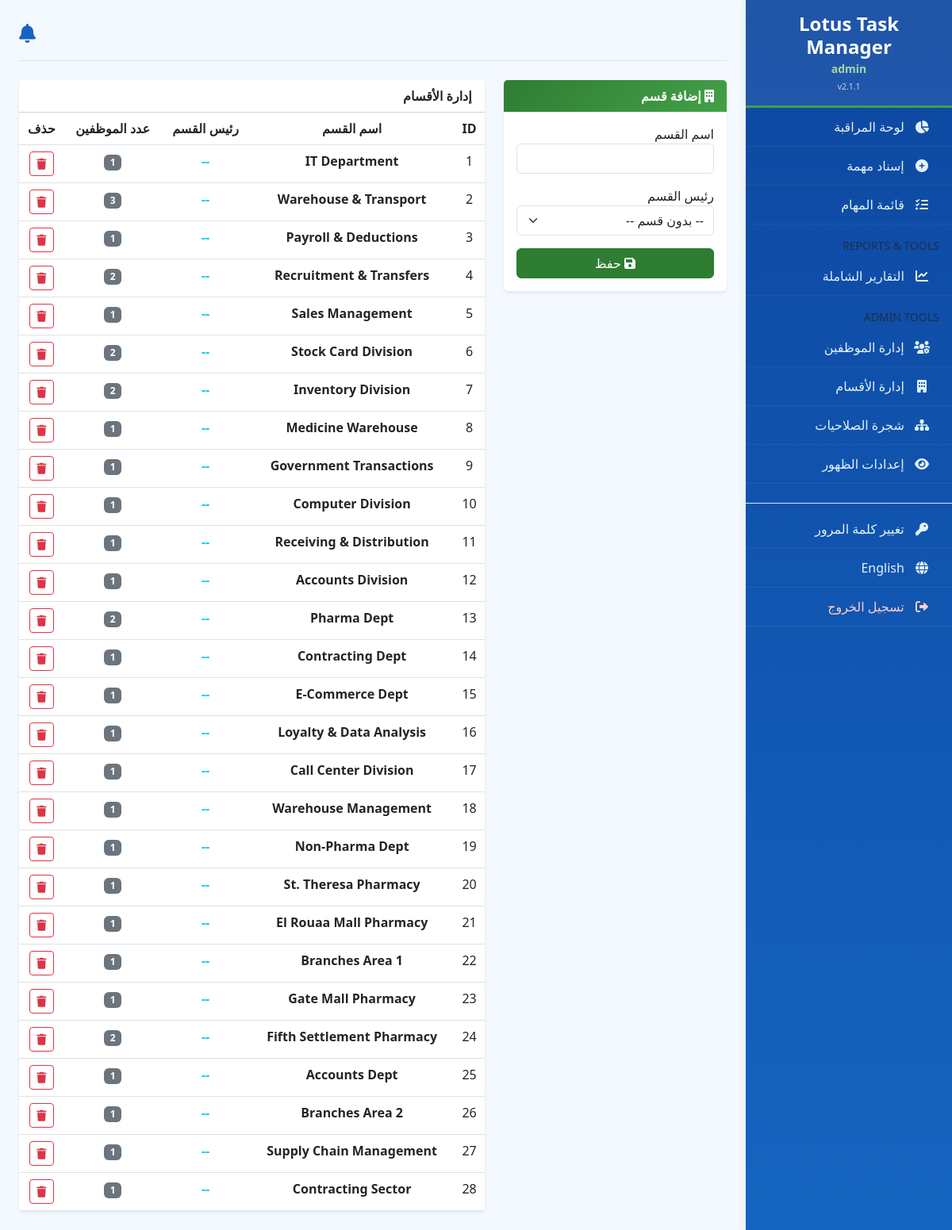
The page /admin/departments (signed in) on the database its author committed.
### app.py (models this page shows)
class User(UserMixin, db.Model):
    id = db.Column(db.Integer, primary_key=True)
    full_name = db.Column(db.String(100))
    username = db.Column(db.String(50), unique=True)
    email = db.Column(db.String(120), nullable=True)
    password = db.Column(db.String(200))
    role = db.Column(db.String(50))
    is_active = db.Column(db.Boolean, default=True)
    department_id = db.Column(db.Integer, db.ForeignKey('department.id'), nullable=True)

class Department(db.Model):
    id = db.Column(db.Integer, primary_key=True)
    name = db.Column(db.String(100), unique=True, nullable=False)
    head_id = db.Column(db.Integer, db.ForeignKey('user.id'), nullable=True)
    head = db.relationship('User', foreign_keys=[head_id])
    users = db.relationship('User', backref='department', lazy=True, foreign_keys='User.department_id')

### app.py (the view)
@app.route('/admin/departments', methods=['GET'])
@login_required
@admin_required
def manage_departments():
    departments = Department.query.all()
    heads = User.query.filter(User.role.in_(['Manager', 'Section Head', 'CEO', 'admin'])).all()
    return render_template('manage_departments.html', departments=departments, heads=heads)

### app.py (called while the page is built)
@login_manager.user_loader
def load_user(user_id): return User.query.get(int(user_id))

def admin_required(f):
    @wraps(f)
    def decorated(*args, **kwargs):
        if not current_user.is_authenticated or current_user.role not in ['admin', 'CEO']:
            flash('غير مصرح لك بدخول هذه الصفحة' if session.get('lang', 'ar') == 'ar' else 'Access denied', 'danger')
            return redirect(url_for('dashboard'))
        return f(*args, **kwargs)
    return decorated

def user_can_see(feature_key):
    if not current_user.is_authenticated:
        return False
    setting = FeatureVisibility.query.filter_by(feature_key=feature_key).first()
    if not setting:
        default_roles = DEFAULT_FEATURE_VISIBILITY.get(feature_key, AVAILABLE_ROLES)
        return current_user.role in default_roles
    roles = [r.strip() for r in setting.allowed_roles.split(',') if r.strip()]
    return current_user.role in roles

### templates/manage_departments.html (shortened to what this page needs)
{% extends "layout.html" %}
{% block content %}
<div class="row">
    <div class="col-md-4">
        <div class="card shadow-sm border-0 mb-4">
            <div class="card-header ltm-header-green text-white fw-bold"><i class="fas fa-building"></i> {{ t['add_dept'] }}</div>
            <div class="card-body">
                <form method="POST" action="/admin/departments/add">
                    <div class="mb-3">
                        <label>{{ t['dept_name'] }}</label>
                        <input type="text" name="name" class="form-control" required>
                    </div>
                    <div class="mb-3">
                        <label>{{ t['dept_head'] }}</label>
                        <select name="head_id" class="form-select">
                            <option value="">{{ t['no_dept'] }}</option>
                        </select>
                    </div>
                    <button type="submit" class="btn btn-success w-100"><i class="fas fa-save"></i> {{ t['save'] }}</button>
                </form>
            </div>
        </div>
    </div>
    <div class="col-md-8">
        <div class="card shadow-sm border-0">
            <div class="card-header bg-white fw-bold">{{ t['departments_manage'] }}</div>
            <table class="table table-hover mb-0 text-center scroll-panel">
                <thead class="bg-light">
                    <tr>
                        <th>ID</th>
                        <th>{{ t['dept_name'] }}</th>
                        <th>{{ t['dept_head'] }}</th>
                        <th>{{ t['emp_count'] }}</th>
                        <th>{{ t['delete'] }}</th>
                    </tr>
                </thead>
                <tbody>
                    {% for dept in departments %}
                    <tr>
                        <td>{{ dept.id }}</td>
                        <td class="fw-bold">{{ dept.name }}</td>
                        <td><span class="text-info fw-bold">{{ dept.head.full_name if dept.head else '--' }}</span></td>
                        <td><span class="badge bg-secondary">{{ dept.users|length }}</span></td>
                        <td>
                            <a href="/admin/departments/delete/{{ dept.id }}" class="btn btn-sm btn-outline-danger" onclick="return confirm('{{ t['confirm_delete'] }}')"><i class="fas fa-trash"></i></a>
                        </td>
                    </tr>
                    {% else %}
                    <tr><td colspan="5" class="text-center text-muted py-3">{{ t['no_depts'] }}</td></tr>
                    {% endfor %}
                </tbody>
            </table>
        </div>
    </div>
</div>
{% endblock %}

### templates/layout.html (shortened to what this page needs)
<!DOCTYPE html>
<html lang="{{ lang }}" dir="{{ t['dir'] }}">
<head>
    <link href="https://cdn.jsdelivr.net/npm/bootstrap@5.3.0/dist/css/bootstrap.min.css" rel="stylesheet">
    {% if lang == 'ar' %}
    <link rel="stylesheet" href="https://cdn.jsdelivr.net/npm/bootstrap@5.3.0/dist/css/bootstrap.rtl.min.css">
    {% endif %}
    <link href="https://cdnjs.cloudflare.com/ajax/libs/font-awesome/6.0.0/css/all.css" rel="stylesheet">
</head>
<body>
    {% if current_user.is_authenticated %}
    <div class="sidebar" id="sidebar">
        <div class="p-3 text-center sidebar-brand">
            <h4 class="mb-0 fw-bold">{{ t['system_title'] }}</h4>
            <small class="role-badge">{{ current_user.role }}</small>
            <small class="d-block mt-1" style="font-size:0.65rem; opacity:0.75;">v{{ app_version }}</small>
        </div>
        {% if user_can_see('dashboard') %}
        <a href="/dashboard"><i class="fas fa-chart-pie fa-fw mx-2"></i> {{ t['dashboard'] }}</a>
        {% endif %}
        {% if user_can_see('create_task') %}
        <a href="/tasks/create"><i class="fas fa-plus-circle fa-fw mx-2"></i> {{ t['new_task'] }}</a>
        {% endif %}
        {% if user_can_see('tasks_list') %}
        <a href="/tasks"><i class="fas fa-tasks fa-fw mx-2"></i> {{ t['tasks_list'] }}</a>
        {% endif %}
        {% if user_can_see('reports') %}
        <div class="text-uppercase small text-muted px-3 mt-3 mb-1">Reports & Tools</div>
        <a href="/reports"><i class="fas fa-chart-line fa-fw mx-2"></i> {{ t['reports'] }}</a>
        {% endif %}
        {% if current_user.role in ['admin', 'CEO'] %}
        <div class="text-uppercase small text-muted px-3 mt-3 mb-1">Admin Tools</div>
        {% if user_can_see('users_manage') %}
        <a href="/admin/users"><i class="fas fa-users-cog fa-fw mx-2"></i> {{ t['users_manage'] }}</a>
        {% endif %}
        {% if user_can_see('departments_manage') %}
        <a href="/admin/departments"><i class="fas fa-building fa-fw mx-2"></i> {{ t['departments_manage'] }}</a>
        {% endif %}
        {% if user_can_see('hierarchy_manage') %}
        <a href="/admin/hierarchy"><i class="fas fa-sitemap fa-fw mx-2"></i> {{ t['hierarchy_manage'] }}</a>
        {% endif %}
        <a href="/admin/permissions"><i class="fas fa-eye fa-fw mx-2"></i> {{ t['permissions_manage'] }}</a>
        {% endif %}
        <div class="mt-4 border-top pt-2">
            <a href="#" data-bs-toggle="modal" data-bs-target="#changeMyPassModal">
                <i class="fas fa-key fa-fw mx-2"></i> {{ t['change_password'] }}
            </a>
            <a href="{{ url_for('set_language', lang_code='en' if lang=='ar' else 'ar') }}">
                <i class="fas fa-globe fa-fw mx-2"></i> {{ t['lang_name'] }}
            </a>
            <a href="/logout" class="text-danger"><i class="fas fa-sign-out-alt fa-fw mx-2"></i> {{ t['logout'] }}</a>
        </div>
    </div>
    {% endif %}
    <div class="main-content">
        <div class="container-fluid p-4">
            {% if current_user.is_authenticated %}
            <div class="d-flex justify-content-end align-items-center border-bottom pb-3 mb-4">
                <div class="dropdown">
                    <a href="#" class="text-dark position-relative fs-4 text-decoration-none" id="bellIcon" data-bs-toggle="dropdown" aria-expanded="false" title="{{ t['notif_title'] }}">
                        <i class="fas fa-bell"></i>
                    </a>
                </div>
            </div>
            {% endif %}
            {% block content %}{% endblock %}
        </div>
    </div>
</body>
</html>

### rows shown on the page
User: role "admin"
Department: id "1", name "IT Department", head "--", users|length "1"
Department: id "2", name "Warehouse & Transport", head "--", users|length "3"
Department: id "3", name "Payroll & Deductions", head "--", users|length "1"
Department: id "4", name "Recruitment & Transfers", head "--", users|length "2"
Department: id "5", name "Sales Management", head "--", users|length "1"
Department: id "6", name "Stock Card Division", head "--", users|length "2"
Department: id "7", name "Inventory Division", head "--", users|length "2"
Department: id "8", name "Medicine Warehouse", head "--", users|length "1"
Department: id "9", name "Government Transactions", head "--", users|length "1"
Department: id "10", name "Computer Division", head "--", users|length "1"
Department: id "11", name "Receiving & Distribution", head "--", users|length "1"
Department: id "12", name "Accounts Division", head "--", users|length "1"
Department: id "13", name "Pharma Dept", head "--", users|length "2"
Department: id "14", name "Contracting Dept", head "--", users|length "1"
Department: id "15", name "E-Commerce Dept", head "--", users|length "1"
Department: id "16", name "Loyalty & Data Analysis", head "--", users|length "1"
Department: id "17", name "Call Center Division", head "--", users|length "1"
Department: id "18", name "Warehouse Management", head "--", users|length "1"
Department: id "19", name "Non-Pharma Dept", head "--", users|length "1"
Department: id "20", name "St. Theresa Pharmacy", head "--", users|length "1"
Department: id "21", name "El Rouaa Mall Pharmacy", head "--", users|length "1"
Department: id "22", name "Branches Area 1", head "--", users|length "1"
Department: id "23", name "Gate Mall Pharmacy", head "--", users|length "1"
Department: id "24", name "Fifth Settlement Pharmacy", head "--", users|length "2"
Department: id "25", name "Accounts Dept", head "--", users|length "1"
Department: id "26", name "Branches Area 2", head "--", users|length "1"
Department: id "27", name "Supply Chain Management", head "--", users|length "1"
Department: id "28", name "Contracting Sector", head "--", users|length "1"

### other values the page prints
{{ t['system_title'] }} "Lotus Task Manager"
{{ app_version }} "2.1.1"
{{ t['dashboard'] }} "لوحة المراقبة"
{{ t['new_task'] }} "إسناد مهمة"
{{ t['tasks_list'] }} "قائمة المهام"
{{ t['reports'] }} "التقارير الشاملة"
{{ t['users_manage'] }} "إدارة الموظفين"
{{ t['departments_manage'] }} "إدارة الأقسام"
{{ t['hierarchy_manage'] }} "شجرة الصلاحيات"
{{ t['permissions_manage'] }} "إعدادات الظهور"
{{ t['change_password'] }} "تغيير كلمة المرور"
{{ t['lang_name'] }} "English"
{{ t['logout'] }} "تسجيل الخروج"
{{ t['add_dept'] }} "إضافة قسم"
{{ t['dept_name'] }} "اسم القسم"
